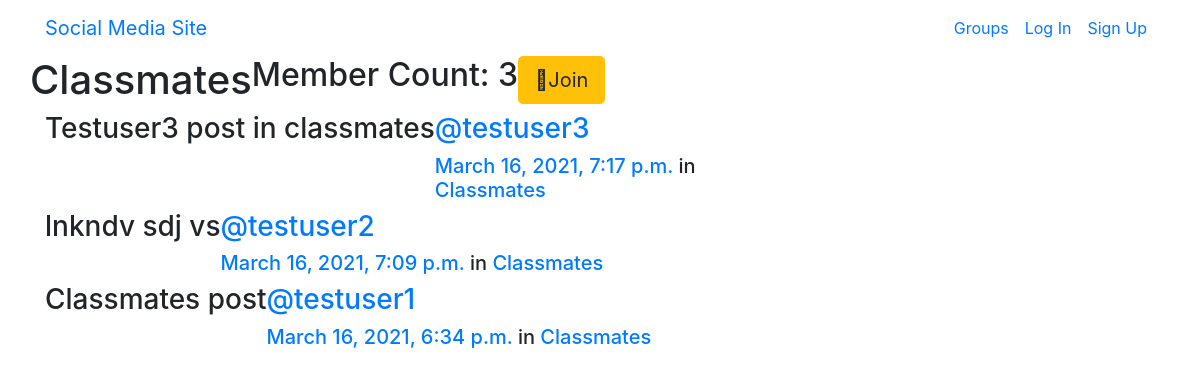
Page /groups/posts/in/classmates/ on the committed database.
### groups/models.py (models this page shows, shortened)
class Group(models.Model):
    name = models.CharField(max_length=255,unique=True)
    slug = models.SlugField(allow_unicode=True,unique=True)
    description = models.TextField(blank=True,default='')
    description_html = models.TextField(editable=False,default='',blank=True)
    members = models.ManyToManyField(User,through='GroupMember')
    class Meta:
        ordering = ['name']

### posts/models.py (models this page shows, shortened)
class Post(models.Model):
    user = models.ForeignKey(User,related_name='posts',on_delete=models.CASCADE)
    created_at = models.DateTimeField(auto_now=True)
    message = models.TextField()
    message_html = models.TextField(editable=False)
    group = models.ForeignKey(Group,related_name='posts',null=True,blank=True,on_delete=models.CASCADE)
    class Meta:
        ordering = ['-created_at']
        unique_together = ['user','message']

### groups/views.py (the view)
# urls.py: path('posts/in/<slug:slug>/',views.SingleGroup.as_view(),name='single'),
class SingleGroup(generic.DetailView):
    model = Group

### groups/templates/groups/group_detail.html
{% extends "groups/group_base.html" %}
{% block pregroup %}
<h1>{{group.name}}</h1>
<h2>Member Count: {{group.members.count}}</h2>
<div class="content">
  {% if user in group.members.all %}
    <a href="{% url 'groups:leave' slug=group.slug %}" class='btn btn-lg btn-fill btn-warning'><span class='fa fa-ban'></span>Leave</a>
  {% else %}
    <a href="{% url 'groups:join' slug=group.slug %}" class='btn btn-lg btn-fill btn-warning'><span class='fa-check-circle-o'></span>Join</a>
  {% endif %}
</div>
{% endblock %}
{% block group_content %}
<div class="col-md-8">
  {% if group.posts.count == 0 %}
    <h2>No posts</h2>
  {% else %}
    {% for post in group.posts.all %}
      {% include 'posts/_post.html' %}
    {% endfor %}
  {% endif %}
</div>
{% endblock %}

### posts/templates/posts/_post.html (shortened to what this page needs)
<div class="post media">
  <h3>{{post.message_html|safe}}</h3>
  <div class="media-body">
    <h3 class='mr-5'><a href="{% url 'posts:for_user' username=post.user.username %}">@{{post.user.username}}</a></h3>
    <h5>
    <time class='time'>
      <a href="{% url 'posts:single' username=post.user.username pk=post.pk %}">{{post.created_at}}</a>
    </time>
    {% if post.group %}
			<span class="group-name">in <a href="#">{{ post.group.name }}</a></span>
		{% endif %}
    </h5>
  </div>
</div>

### rows in the picture
Group: name "Classmates", members.count "3"
Post: message_html "Testuser3 post in classmates", user.username "testuser3", created_at "March 16, 2021, 7:17 p.m.", group.name "Classmates"
Post: message_html "lnkndv sdj vs", user.username "testuser2", created_at "March 16, 2021, 7:09 p.m.", group.name "Classmates"
Post: message_html "Classmates post", user.username "testuser1", created_at "March 16, 2021, 6:34 p.m.", group.name "Classmates"
